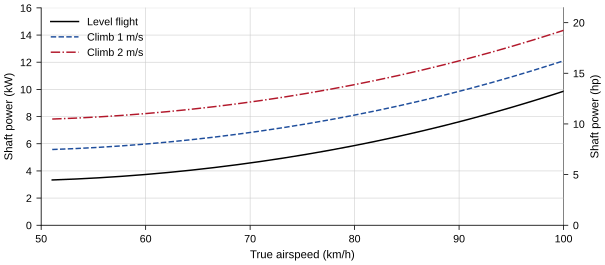

Here is the Python script that generated this plot:
# Figure: hypothetical shaft power at constant propulsive efficiency 0.70, kW and hp.
import sys, pathlib
sys.path.insert(0, str(pathlib.Path(__file__).resolve().parents[3] / "template" / "charts"))
sys.path.insert(0, str(pathlib.Path(__file__).parent))
import numpy as np
import alimoche_charts as ac
import aero_model as m

HP = 0.7457  # kW per mechanical hp
rho = m.RHO["Lillo 40 °C"]
v = np.linspace(m.vs(rho), 100 / m.KMH, 200)
d = np.array([m.drag(x, rho) for x in v])
fig, ax = ac.figure(160, 70)
for i, (r, lab) in enumerate([(0, "Level flight"), (1, "Climb 1 m/s"), (2, "Climb 2 m/s")]):
    ax.plot(v * m.KMH, (d * v + m.W * r) / m.ETA_P / 1000, **ac.series(i), label=lab)
ax.set_xlim(50, 100); ax.set_ylim(0, 16)
ax.set_xlabel("True airspeed (km/h)"); ax.set_ylabel("Shaft power (kW)")
sec = ax.secondary_yaxis("right", functions=(lambda p: p / HP, lambda h: h * HP))
sec.set_ylabel("Shaft power (hp)")
sec.set_yticks([0, 5, 10, 15, 20])
ac.legend(ax, loc="upper left")
ac.save(fig, __file__)
